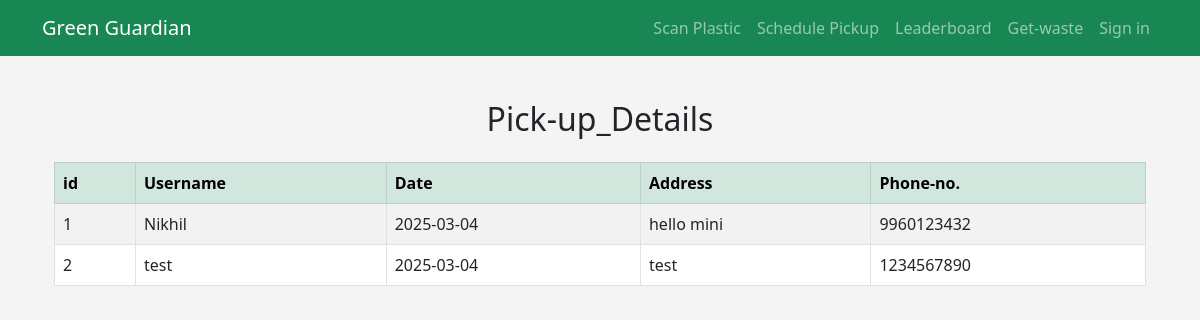
Page /pickup-details on the committed database.
### app.py (models this page shows)
class Pickup(db.Model):
    id = db.Column(db.Integer, primary_key=True)
    username = db.Column(db.String(100), nullable=False)
    pickup_date = db.Column(db.Date, nullable=False)
    pickup_number = db.Column(db.Integer, nullable=False)
    pickup_location = db.Column(db.String(200), nullable=False)
    timestamp = db.Column(db.DateTime, default=datetime.utcnow)
    user_id = db.Column(db.Integer, db.ForeignKey('user.id'), nullable=False)

### app.py (the view)
@app.route('/pickup-details')
def pickupDetails():
    top_pickup = Pickup.query.all()
    return render_template('pickup_info.html', pickups= top_pickup)

### app.py (called while the page is built)
@app.context_processor
def inject_user():
    return dict(user=session.get("username"))

### templates/pickup_info.html
{% extends "base.html" %}
{% block content %}
<div class="container py-4">
  <h2 class="mb-4 text-center">Pick-up_Details</h2>
  <table class="table table-bordered table-striped">
    <thead class="table-success">
      <tr>
        <th>id</th>
        <th>Username</th>
        <th>Date</th>
        <th>Address</th>
        <th>Phone-no.</th>
      </tr>
    </thead>
    <tbody>
      {% for pickup in pickups %}
      <tr>
        <td>{{ loop.index }}</td>
        <td>{{ pickup.username }}</td>
        <td>{{ pickup.pickup_date }}</td>
        <td>{{ pickup.pickup_location }}</td>
        <td>{{ pickup.pickup_number }}</td>
      </tr>
      {% endfor %}
    </tbody>
  </table>
</div>
{% endblock %}

### templates/base.html (style rules this page uses)
body { background: #f4f4f4; }

### rows in the picture
Pickup: username "Nikhil", pickup_date "2025-03-04", pickup_location "hello mini", pickup_number "9960123432"
Pickup: username "test", pickup_date "2025-03-04", pickup_location "test", pickup_number "1234567890"
